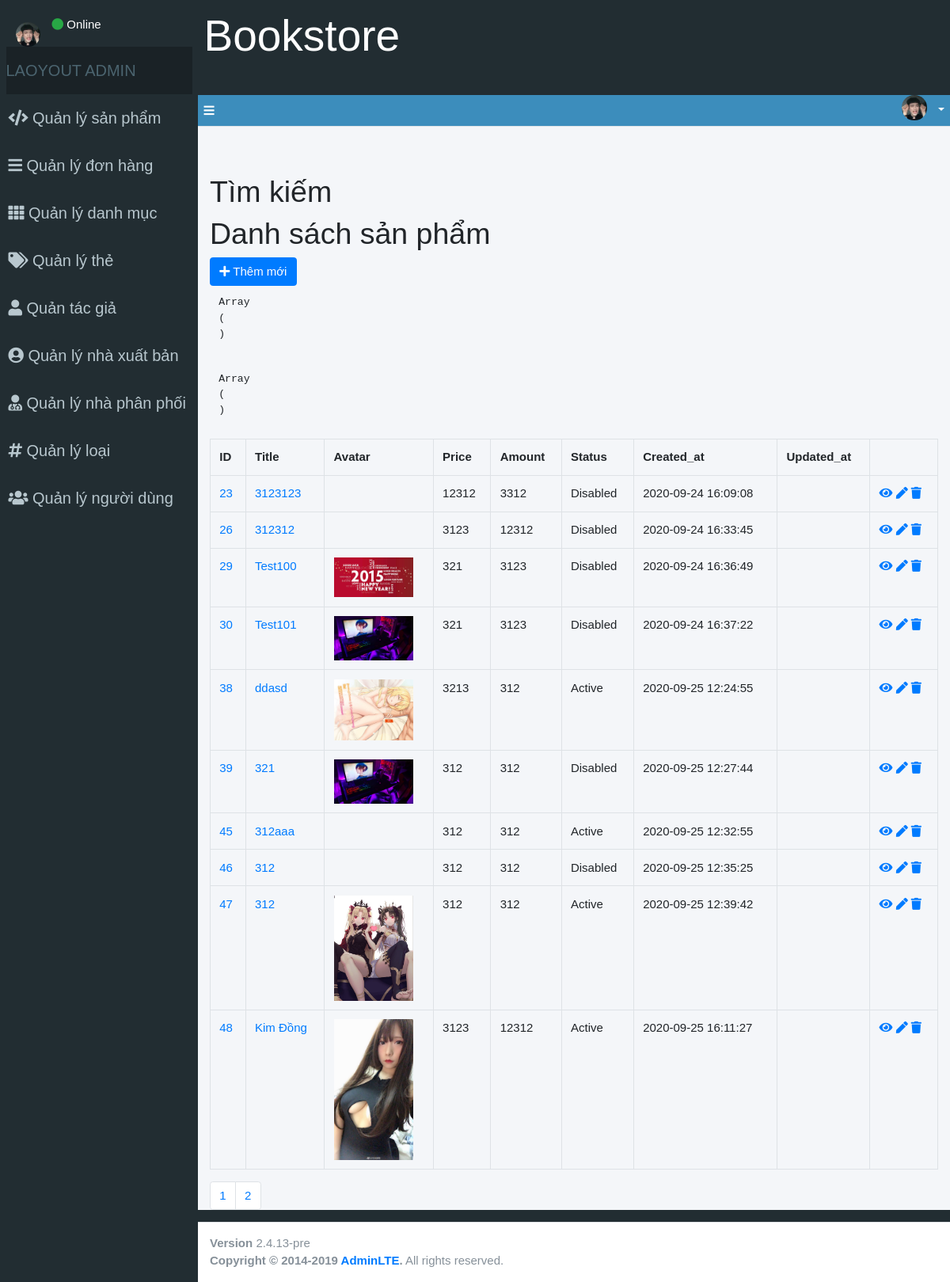
/index.php?controller=product&action=index, run on the app's committed database.
### tables this page shows
CREATE TABLE `products` (
  `id` int(11) NOT NULL,
  `title` varchar(255) NOT NULL,
  `avatar` text DEFAULT NULL,
  `price` int(11) DEFAULT NULL,
  `amount` int(11) DEFAULT 0,
  `description` text DEFAULT NULL,
  `content` text DEFAULT NULL COMMENT 'full description',
  `author_id` int(11) DEFAULT NULL,
  `publisher_id` int(11) DEFAULT NULL,
  `supplier_id` int(11) DEFAULT NULL,
  `type_id` int(11) DEFAULT NULL,
  `created_at` timestamp NOT NULL DEFAULT current_timestamp(),
  `updated_at` datetime DEFAULT NULL,
  `status` tinyint(1) DEFAULT NULL,
  `seo_title` varchar(255) DEFAULT NULL,
  `seo_description` varchar(255) DEFAULT NULL,
  `seo_keywords` varchar(255) DEFAULT NULL
);

### controllers/Controller.php (called while the page is built, shortened)
<?php
class Controller {
    public function render($file, $variables = []){
        extract($variables);
        require_once $file;
        $render_view = ob_get_clean();
        return $render_view;
    }
}
?>

### controllers/ProductController.php (called while the page is built, shortened)
<?php
require_once 'controllers/Controller.php';
require_once 'models/Product.php';
require_once 'models/Pagination.php';
class ProductController extends Controller
{
    public function index()
    {
        $product_model = new Product();
        $count_total = $product_model->getCount();
        $params = [
            'limit'         => 10,
            'total'         => $count_total,
            'action'        => 'index',
            'controller'    => 'product',
            'query_string'  => 'page',
            'page'          => isset($_GET['page']) ? $_GET['page'] : 1,
            'full_mode'     => FALSE
        ];
        $pagination = new Pagination($params);
        $pages = $pagination->getPagination();
        $products = $product_model->getAllPagination($params);
        $this->content = $this->render('views/admin/products/index.php', [
            'pages'     => $pages,
            'products'  => $products
        ]);
        require_once 'views/admin/layouts/main.php';
    }
}

### index.php (called while the page is built, shortened)
<?php
require_once 'helpers/Helper.php';
$action = isset($_GET['action']) ? $_GET['action'] : 'index';
$object = new $controller();
$object->$action();
?>

### models/Model.php (called while the page is built, shortened)
<?php
    class Model {
        public function __construct()
        {
            $this->connection = $this->getConnection();
        }
        public function getConnection(){
            try {
                $connection = new PDO(Database::DB_DSN,Database::DB_USERNAME, Database::DB_PASSWORD);
            } catch (PDOException $e){
                die("Connect failed" . $e->getMessage());
            }
            return $connection;
        }
    }
?>

### models/Product.php (called while the page is built, shortened)
<?php
require_once 'models/Model.php';
class Product extends Model {
    public $str_search = '';
    public function getCount(){
        $sql_get_count = "SELECT count(id) FROM products WHERE TRUE $this->str_search;";
        $obj_get_count = $this->connection->prepare($sql_get_count);
        $obj_get_count->execute();
        $products = $obj_get_count->fetchColumn();
        return $products;
    }
    public function getAllPagination($params){
        $limit = $params['limit'];
        $page = $params['page'];
        $start = ($page - 1) * $limit;
        $sql_select = "SELECT * FROM products LIMIT $start,$limit";
        $obj_select = $this->connection->prepare($sql_select);
        $obj_select->execute();
        $products = $obj_select->fetchAll(PDO::FETCH_ASSOC);
        return $products;
    }
}
?>

### helpers/Helper.php (called while the page is built, shortened)
<?php
class Helper {
    public static function GetStatus($status){
        $status_text = '';
        switch ($status) {
            case self::STATUS_DISABLED:
                $status_text = self::STATUS_DISABLED_TEXT;
            break;
            case self::STATUS_ACTIVE:
                $status_text = self::STATUS_ACTIVE_TEXT;
            break;
        }
        return $status_text;
    }
}
?>

### views/admin/products/index.php (the view, shortened to what this page needs)
<h1>Tìm kiếm</h1>
<h1>Danh sách sản phẩm</h1>
<a href="index.php?controller=product&action=create" class="btn btn-primary"><i class="fa fa-plus"></i> Thêm mới</a>
<?php if (!empty($products)) : ?>
<?php
    echo "<pre>";
    print_r($_POST);
    echo "</pre>";
    echo "<pre>";
    print_r($_FILES);
    echo "</pre>";
?>
<table class="table-bordered table">
    <tr>
        <th>ID</th>
        <th>Title</th>
        <th>Avatar</th>
        <th>Price</th>
        <th>Amount</th>
        <th>Status</th>
        <th>Created_at</th>
        <th>Updated_at</th>
    </tr>
    <?php foreach($products as $key => $product) : ?>
    <tr>
        <td>
            <a href="index.php?controller=product&action=detail&id=<?php echo $product['id']; ?>">
                <?php echo $product['id'] ?>
            </a>
        </td>
        <td>
            <a href="index.php?controller=product&action=detail&id=<?php echo $product['id']; ?>">
                <?php echo $product['title'] ?>
            </a>
        </td>
        <td>
            <?php
                $images = explode('/',$product['avatar']);
            ?>
            <a href="index.php?controller=product&action=detail&id=<?php echo $product['id']; ?>">
                <img src="assets/uploads/product/<?php echo $images['0'] ?>" alt="" width="100">
            </a>
        </td>
        <td>
            <?php echo $product['price'] ?>
        </td>
        <td>
            <?php echo $product['amount'] ?>
        </td>
        <td>
            <?php echo Helper::GetStatus($product['status'])?>
        </td>
        <td>
            <?php echo $product['created_at'] ?>
        </td>
        <td>
        </td>
        <td>
            <a href="index.php?controller=product&action=detail&id=<?php echo $product['id']?>"><i class="fa fa-eye"></i></a>
            <a href="index.php?controller=product&action=update&id=<?php echo $product['id']?>"><i class="fa fa-pen"></i></a>
            <a href="index.php?controller=product&action=delete&id=<?php echo $product['id']?>"><i class="fa fa-trash"></i></a>
        </td>
    </tr>
    <?php endforeach ?>
</table>
<?php if (!empty($pages))
    echo $pages;
?>
<?php endif ?>

### assets/css/admin/style.css (style rules this page uses)
body, html { width: 100%; height: 100%; font-size: 15px; font-family: 'Gamja Flower'; }
.table td { height: 25px; }

### views/admin/layouts/main.php (style rules this page uses)
body, html { font-family: Helvetica; }

### data on the page
products: id "23", title "3123123", price "12312", amount "3312", status "Disabled", created_at "2020-09-24 16:09:08"
products: id "26", title "312312", price "3123", amount "12312", status "Disabled", created_at "2020-09-24 16:33:45"
products: id "29", title "Test100", avatar (picture), price "321", amount "3123", status "Disabled", created_at "2020-09-24 16:36:49"
products: id "30", title "Test101", price "321", amount "3123", status "Disabled", created_at "2020-09-24 16:37:22"
products: id "38", title "ddasd", shows a picture, price "3213", amount "312", status "Active", created_at "2020-09-25 12:24:55"
products: id "39", title "321", avatar (picture), price "312", amount "312", status "Disabled", created_at "2020-09-25 12:27:44"
products: id "45", title "312aaa", price "312", amount "312", status "Active", created_at "2020-09-25 12:32:55"
products: id "46", title "312", price "312", amount "312", status "Disabled", created_at "2020-09-25 12:35:25"
products: id "47", title "312", avatar (picture), price "312", amount "312", status "Active", created_at "2020-09-25 12:39:42"
products: id "48", title "Kim Đồng", shows a picture, price "3123", amount "12312", status "Active", created_at "2020-09-25 16:11:27"
